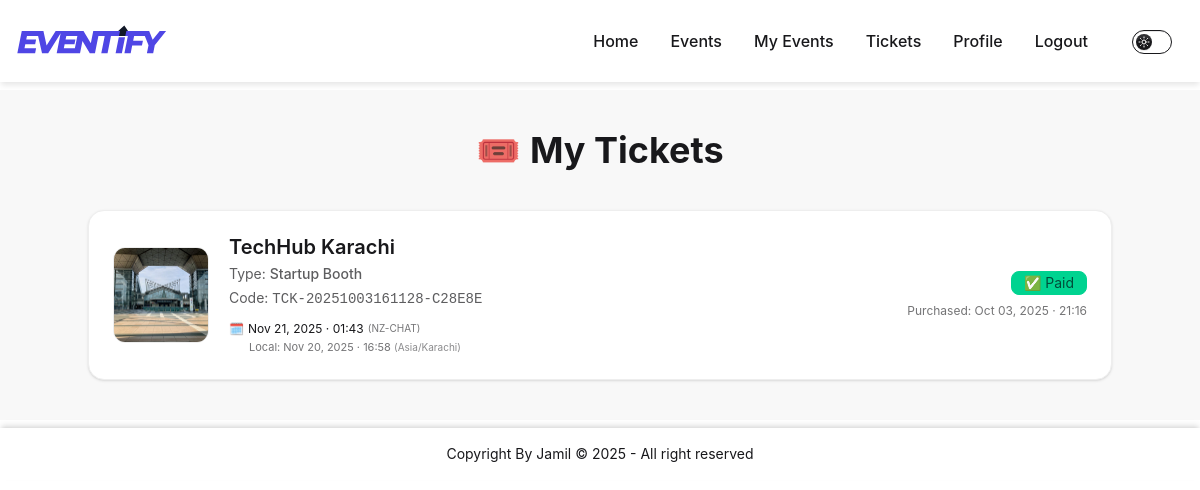
/events/tickets/ (signed in), run on an earlier commit of the app's database.
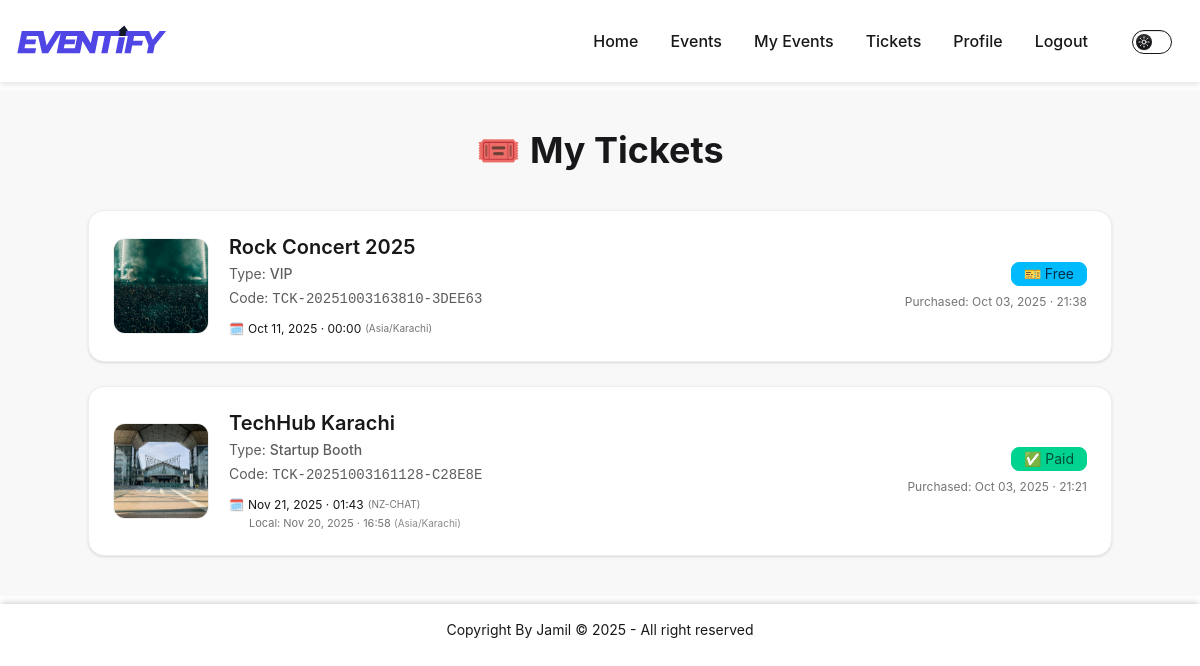
And on a later commit of the database.
### events/models.py (models this page shows, shortened)
class Ticket(models.Model):
    id = models.BigAutoField(primary_key=True)
    ticket_code = models.CharField(max_length=50, unique=True, editable=False)
    ticket_type = models.ForeignKey(TicketType, on_delete=models.CASCADE)
    stripe_product_id = models.CharField(max_length=255, blank=True, null=True)
    stripe_price_id = models.CharField(max_length=255, blank=True, null=True)
    stripe_session_id = models.CharField(max_length=255, blank=True, null=True)
    stripe_price = models.PositiveBigIntegerField(default=0)
    purchase_date = models.DateTimeField(
        default=timezone.now)  # timezone-aware
    attendee = models.ForeignKey(
        User, on_delete=models.CASCADE, related_name='tickets')
    purchase_status = models.CharField(
        max_length=3,
        choices=PurchaseStatus.choices,
        default=PurchaseStatus.PENDING
    )
    status = models.CharField(
        max_length=1,
        choices=TicketStatus.choices,
        default=TicketStatus.NOT_CHECKED_IN
    )
    reservation_expires_at = models.DateTimeField(null=True, blank=True)
    @property
    def is_expired(self):
        return (
            self.purchase_status == PurchaseStatus.PENDING
            and self.reservation_expires_at is not None
            and timezone.now() > self.reservation_expires_at
        )

class TicketType(models.Model):
    id = models.UUIDField(
        primary_key=True,
        default=uuid.uuid4,
        editable=False
    )
    event = models.ForeignKey(
        Event, on_delete=models.CASCADE, related_name='ticket_types'
    )
    name = models.CharField(max_length=100)  # removed global unique=True
    description = models.TextField(blank=True)
    price = models.DecimalField(max_digits=10, decimal_places=2)
    quantity_available = models.PositiveIntegerField()
    max_per_user = models.PositiveIntegerField(default=1)
    class Meta:
        unique_together = ('event', 'name')  # enforce per-event uniqueness
        verbose_name = "Ticket Type"
        verbose_name_plural = "Ticket Types"

class Event(models.Model):
    id = models.UUIDField(
        primary_key=True,
        default=uuid.uuid4,
        editable=False
    )
    title = models.CharField(max_length=255)
    description = models.TextField(blank=True)
    start_time = models.DateTimeField(default=timezone.now)
    location = models.TextField()
    image = models.ImageField(upload_to='events/')
    organizer = models.ForeignKey(
        User, on_delete=models.CASCADE, related_name="events"
    )

### authentication/models.py (models this page shows, shortened)
class User(AbstractUser):
    ROLE_CHOICES = [
        ('admin', 'Admin'),
        ('organizer', 'Organizer'),
        ('attendee', 'Attendee'),
    ]
    id = models.UUIDField(
        primary_key=True,
        default=uuid.uuid4,
        editable=False
    )
    name = models.CharField(_("Full Name"), max_length=300, blank=False)
    email = models.EmailField(_("Email address"), unique=True)
    role = models.CharField(
        max_length=20, choices=ROLE_CHOICES, default='attendee'
    )
    tagline = models.CharField(_("Tagline"), max_length=150, blank=True)
    description = models.TextField(_("Description"), blank=True)
    following = models.ManyToManyField(
        'self',
        symmetrical=False,
        related_name='followers',
        blank=True
    )
    timezone = models.CharField(
        max_length=50,
        choices=[(tz, tz) for tz in pytz.all_timezones],
        default="UTC"
    )
    profile_pic = models.ImageField(
        upload_to='profiles/',
        blank=True,
        null=True
    )

### events/views/ticket_views.py (the view)
# urls.py: path('tickets/', ticket_views.tickets, name="tickets")
@login_required
def tickets(request):
    now = timezone.now()
    expired_qs = Ticket.objects.filter(
        attendee=request.user,
        purchase_status=PurchaseStatus.PENDING,
        reservation_expires_at__lt=now
    )
    if expired_qs.exists():
        expired_qs.delete()
    tickets = (
        Ticket.objects
        .filter(attendee=request.user)
        .select_related(
            "ticket_type",
            "ticket_type__event",
            "ticket_type__event__organizer"
        )
        .order_by(
            "ticket_type__event__start_time",
            "-purchase_date"                   # Within event, newest ticket first
        )
    )
    grouped_tickets = {}
    for ticket in tickets:
        event = ticket.ticket_type.event
        if event not in grouped_tickets:
            grouped_tickets[event] = []
        grouped_tickets[event].append(ticket)
    return render(request, "events/ticket_templates/tickets.html", {
        "grouped_tickets": grouped_tickets,
        "tickets": tickets,  # kept for fallback
    })

### templates/events/ticket_templates/tickets.html (shortened to what the changed rows need)
{% extends 'base.html' %}
{% load thumbnail tz %}
{% block body %}
<div class="min-h-[70dvh] bg-base-200 flex flex-col items-center px-4 py-10">
  <div class="max-w-5xl w-full">
    <h1 class="text-4xl font-bold text-center mb-10">🎟 My Tickets</h1>
    {% if tickets %}
      <div class="grid gap-6">
        {% for ticket in tickets %}
          {% with idx=forloop.counter %}
            {% if ticket.purchase_status in 'A FRE P' %}
              {% if ticket.purchase_status == 'P' %}
                <a href="{% url 'events:confirm_ticket_purchase' ticket.ticket_type.event.pk ticket.ticket_code %}"
                   class="group block bg-base-100 border border-base-300 rounded-2xl shadow-sm hover:shadow-lg hover:-translate-y-1 transition-all duration-200 overflow-hidden">
              {% else %}
                <a href="{% url 'events:event_detail' ticket.ticket_type.event.pk %}"
                   class="group block bg-base-100 border border-base-300 rounded-2xl shadow-sm hover:shadow-lg hover:-translate-y-1 transition-all duration-200 overflow-hidden">
              {% endif %}
            {% else %}
              <div class="block bg-base-100 border border-base-300 rounded-2xl shadow-sm opacity-60 cursor-not-allowed overflow-hidden">
            {% endif %}
              <div class="p-5 sm:p-6 flex flex-col sm:flex-row sm:items-center sm:justify-between gap-5">
                <div class="flex items-center gap-5 w-full sm:w-auto">
                  {% thumbnail ticket.ticket_type.event.image '100x100' crop='center' as thumb %}
                    <img src="{{ thumb.url }}" alt="{{ ticket.ticket_type.event.title }}"
                         class="w-24 h-24 rounded-xl border border-base-300 object-cover flex-shrink-0" />
                  {% endthumbnail %}
                  <div class="flex flex-col gap-1">
                    <h2 class="text-lg sm:text-xl font-semibold leading-tight">
                      {{ ticket.ticket_type.event.title }}
                    </h2>
                    <p class="text-sm text-base-content/70">
                      Type: <span class="font-medium">{{ ticket.ticket_type.name }}</span>
                    </p>
                    <p class="text-sm text-base-content/70">
                      Code: <span class="font-mono">{{ ticket.ticket_code }}</span>
                    </p>
                    <div class="mt-2 space-y-0.5">
                      <p class="text-xs flex items-center gap-1">
                        <span>🗓</span>
                        {% timezone ticket.ticket_type.event.organizer.timezone %}
                          {{ ticket.ticket_type.event.start_time|date:'M d, Y · H:i' }}
                        {% endtimezone %}
                        <span class="text-[10px] text-base-content/60">
                          ({{ ticket.ticket_type.event.organizer.timezone }})
                        </span>
                      </p>
                      {% if request.user.is_authenticated and request.user.timezone != ticket.ticket_type.event.organizer.timezone %}
                        <p class="text-[11px] text-base-content/60 pl-5">
                          Local:
                          {% timezone request.user.timezone %}
                            {{ ticket.ticket_type.event.start_time|date:'M d, Y · H:i' }}
                          {% endtimezone %}
                          <span class="text-[10px] text-base-content/50">
                            ({{ request.user.timezone }})
                          </span>
                        </p>
                      {% endif %}
                    </div>
                  </div>
                </div>
                <div class="text-right flex flex-col gap-2 sm:items-end">
                  {% if ticket.is_expired %}
                    <span class="badge badge-error py-2 px-3 gap-1 text-sm">⏳ Expired</span>
                  {% elif ticket.purchase_status == 'A' %}
                    <span class="badge badge-success py-2 px-3 gap-1 text-sm">✅ Paid</span>
                  {% elif ticket.purchase_status == 'P' %}
                    <span class="badge badge-warning py-2 px-3 gap-1 text-sm">
                      ⌛ Pending (<span id="countdown-{{ idx }}">{{ ticket.reservation_seconds_left }}</span>s)
                    </span>
                  {% elif ticket.purchase_status == 'FRE' %}
                    <span class="badge badge-info py-2 px-3 gap-1 text-sm">🎫 Free</span>
                  {% else %}
                    <span class="badge badge-neutral py-2 px-3 gap-1 text-sm">
                      {{ ticket.get_purchase_status_display }}
                    </span>
                  {% endif %}
                  <p class="text-xs opacity-60">
                    Purchased: {{ ticket.purchase_date|date:'M d, Y · H:i' }}
                  </p>
                </div>
              </div>
            {% if ticket.purchase_status in 'A FRE P' %}
              </a>
            {% else %}
              </div>
            {% endif %}
          {% endwith %}
        {% endfor %}
      </div>
    {% else %}
      <div class="flex flex-col items-center justify-center mt-20 text-center opacity-70">
        <div class="text-6xl mb-4">🕳</div>
        <p class="text-lg">You haven’t booked any tickets yet.</p>
      </div>
    {% endif %}
  </div>
</div>
{% endblock %}

What changed in the data, as far as the page shows it:
added Ticket: shows a picture, ticket_type.event "Rock Concert 2025", ticket_type.name "VIP", ticket_code "TCK-20251003163810-3DEE63", ticket_type.event.start_time "Oct 11, 2025 · 00:00", ticket_type.event.organizer.timezone "Asia/Karachi", purchase_date "Oct 03, 2025 · 21:38"
changed Ticket "TCK-20251003161128-C28E8E": purchase_date "Oct 03, 2025 · 21:16" → "Oct 03, 2025 · 21:21"
